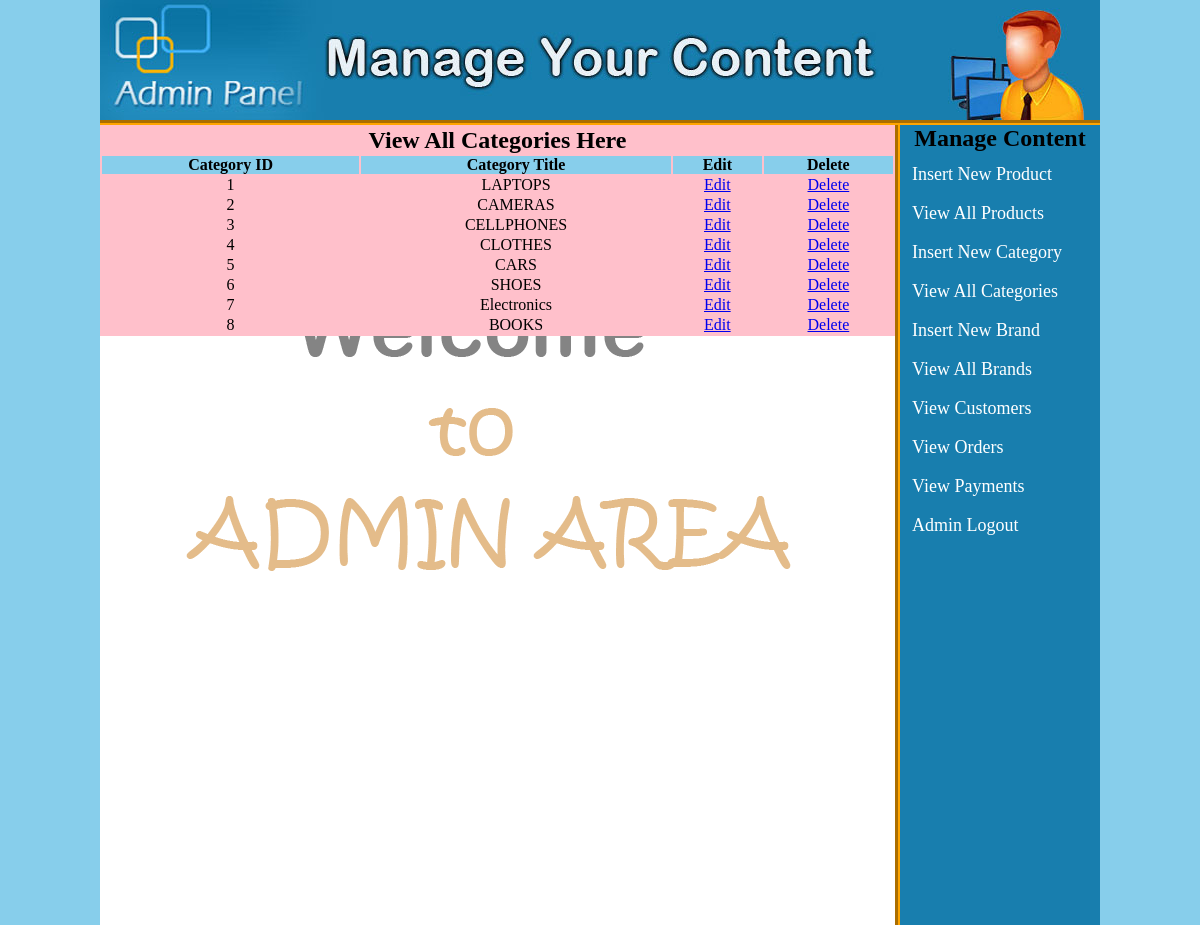
The page /admin_area/index.php?view_cats (signed in) on the database its author committed.
### tables this page shows
CREATE TABLE `categories` (
  `cat_id` int(100) NOT NULL,
  `cat_title` text NOT NULL
);

### admin_area/view_cats.php (the view)
<table width="795" align="center" bgcolor="pink">
	<tr align="center">
		<td colspan="6"><h2>View All Categories Here</h2></td>
	</tr>
	<tr align="center" bgcolor="skyblue">
		<th>Category ID</th>
		<th>Category Title</th>
		<th>Edit</th>
		<th>Delete</th>
	</tr>
	<?php
	include("includes/db.php");
	$get_cat = "select * from categories";
	$run_cat = mysqli_query($con, $get_cat);
	$i = 0;
	while ($row_cat=mysqli_fetch_array($run_cat)){
		$cat_id = $row_cat['cat_id'];
		$cat_title = $row_cat['cat_title'];
		$i++;
	?>
	<tr align="center">
		<td><?php echo $i;?></td>
		<td><?php echo $cat_title;?></td>
		<td><a href="index.php?edit_cat=<?php echo $cat_id; ?>">Edit</a></td>
		<td><a href="delete_cat.php?delete_cat=<?php echo $cat_id;?>">Delete</a></td>
	</tr>
	<?php } ?>
</table>

### admin_area/styles/style.css (style rules this page uses)
html, body, div, span, applet, object, iframe, h1, h2, h3, h4, h5, h6, p, blockquote, pre, a, abbr, acronym, address, big, cite, code, del, dfn, em, img, ins, kbd, q, s, samp, small, strike, strong, sub, sup, tt, var, b, u, i, center, dl, dt, dd, ol, ul, li, fieldset, form, label, legend, table, caption, tbody, tfoot, thead, tr, th, td, article, aside, canvas, details, embed, figure, figcaption, footer, header, hgroup, menu, nav, output, ruby, section, summary, time, mark, audio, video { margin: 0; padding: 0; border: 0; vertical-align: baseline; }
body { background:skyblue; }

### rows shown on the page
categories: cat_title "LAPTOPS"
categories: cat_title "CAMERAS"
categories: cat_title "CELLPHONES"
categories: cat_title "CLOTHES"
categories: cat_title "CARS"
categories: cat_title "SHOES"
categories: cat_title "Electronics"
categories: cat_title "BOOKS"
